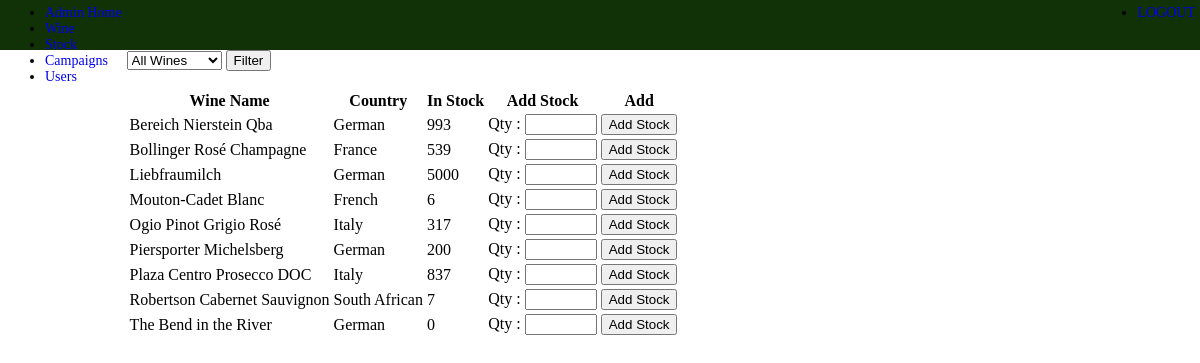
The app's page /admin/aStock.php (signed in), older data.
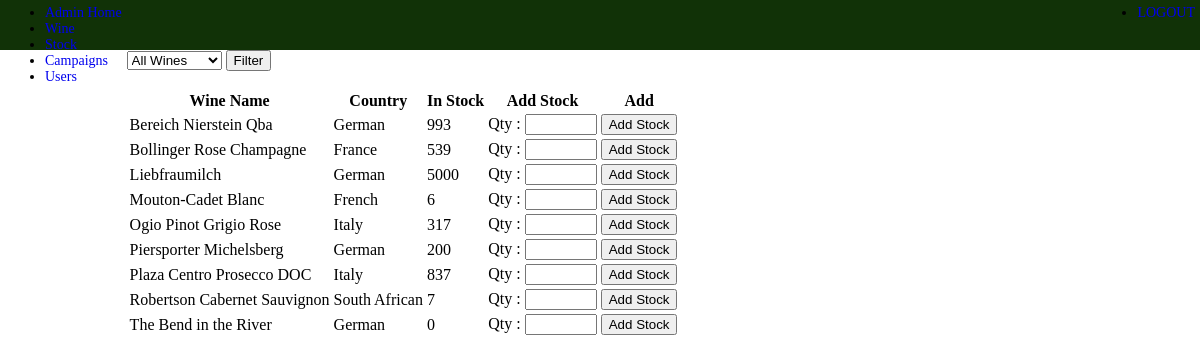
The same page, newer data.
### tables this page shows
CREATE TABLE IF NOT EXISTS `wine` (
  `wine_id` int(11) NOT NULL,
  `wine_name` varchar(100) NOT NULL,
  `country` varchar(100) NOT NULL,
  `bottle_size` int(11) DEFAULT NULL,
  `description` longtext,
  `price_per_bottle` double(10,2) NOT NULL,
  `bottles_per_case` int(11) NOT NULL,
  `asset_link` varchar(255) DEFAULT NULL,
  `category_id_fk` int(11) NOT NULL
);

CREATE TABLE IF NOT EXISTS `stock_hold` (
  `stock_hold_id` int(11) NOT NULL,
  `quantity` int(11) NOT NULL DEFAULT '0',
  `wine_id_fk` int(11) NOT NULL
);

### Database/db_Read.php (called while the page is built, shortened)
<?php
    function getAllWines() {
        global $pdo;
        $statement = $pdo->prepare('SELECT * FROM wine, category, stock_hold WHERE stock_hold.wine_id_fk = wine.wine_id AND  wine.category_id_fk = category.category_id ORDER BY wine_name ASC ');
        $statement->execute();
        $result = $statement->fetchAll(PDO::FETCH_CLASS, 'Wine');
        return $result;
    }
?>

### admin/Controllers/aStock_controller.php (called while the page is built, shortened)
<?php
require_once ("../Model/m_wine.php");
if (isset($_GET["aCode"]) && $_GET["aCode"] == "filter" && $_GET["wine_type"] != "all") {
    $accessWines = [];
    $accessWines = getAllWinesByCategory($_GET["wine_type"]);
    $message = "You selection has now been filtered.";
} else {
    $accessWines = getAllWines();
}
?>

### Model/m_wine.php (called while the page is built, shortened)
<?php
    class Wine implements JsonSerializable {
        function __get($name) {
            return $this->$name;
        }
    }
?>

### admin/aStock.php (the view, shortened to what this page needs)
<?php require_once ('Includes/header.php'); ?>
<?php require_once ('Controllers/aStock_controller.php'); ?>
    <form method="get" action="aWine.php">
        <select name="wine_type">
            <option name="wine_type" value="all">All Wines</option>
        </select>
        <input type="submit" value="Filter"/>
    </form>
    <br>
    <table>
        <tr>
            <th>Wine Name</th>
            <th>Country</th>
            <th>In Stock</th>
            <th>Add Stock</th>
            <th>Add</th>
        </tr>
        <?php foreach ($accessWines as $wine): ?>
            <tr>
                <td><?= $wine->wine_name ?></td>
                <td><?= $wine->country ?></td>
                <td><?= $wine->quantity ?></td>
                <form method="POST" action="aStock.php">
                    <td>Qty : <input type="number" name="quantity" min="0" max="9999" step="1" ></td>
                    <td><input type="submit" value="Add Stock"></td>
                </form>
            </tr>
        <?php endforeach; ?>
    </table>
<?php require_once ('Includes/footer.php'); ?>

Row changes from the older to the newer data that the page shows:
changed wine "France": wine_name "Bollinger Rosé Champagne" → "Bollinger Rose Champagne"
changed wine: wine_name "Ogio Pinot Grigio Rosé" → "Ogio Pinot Grigio Rose"
